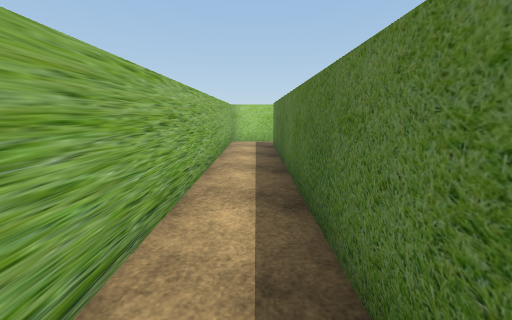
View 1 (above)

24 first-person views from a walk through a scene from a Unity 3-D project. The camera is 1.4 m above the floor, tilts 10° down and sees 90° across. The floor is counted in squares, 1 m on a side. Each view is taken from the middle of a square. On the plan, view 1 faces up. The plan holds only what a view shows up to about 13 squares ahead; the rest is blank. The place goes on beyond the plan. The player is left out. Some surface patterns are stand-ins.

View 2
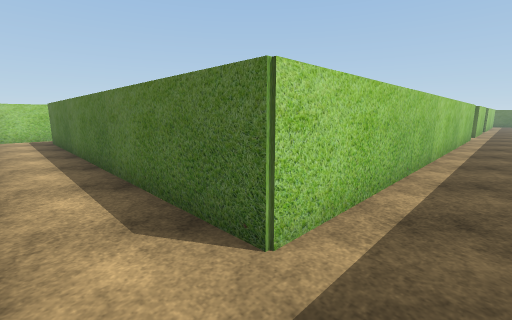

View 3
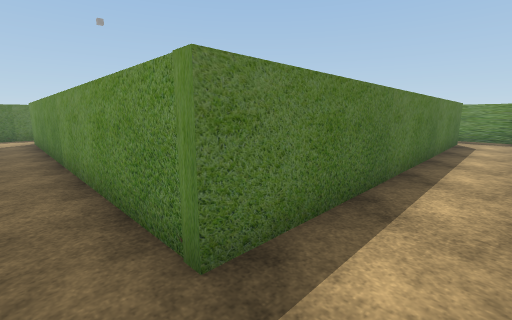

View 4
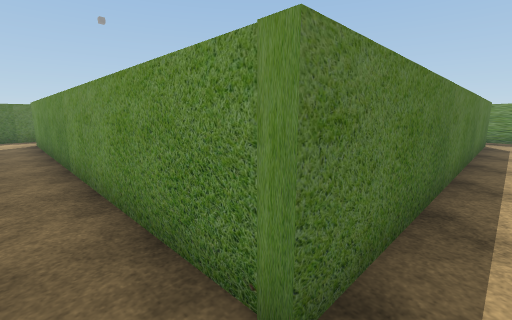

View 5
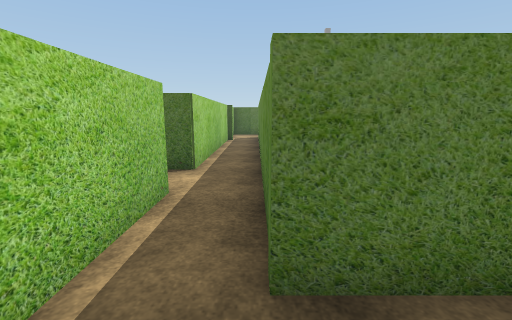

View 6
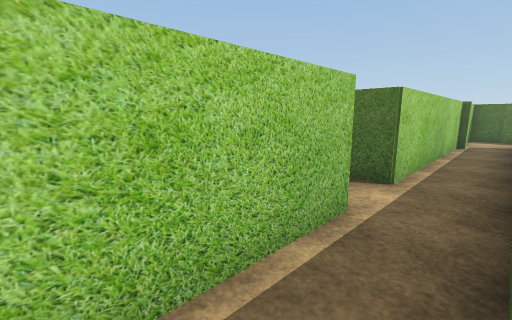

View 7
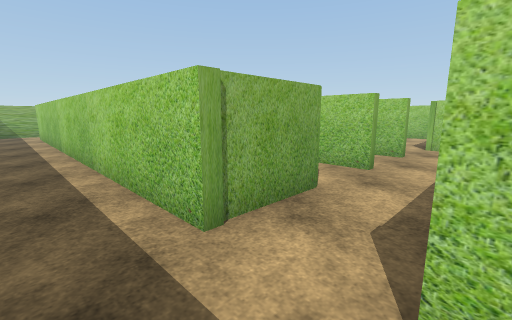

View 8
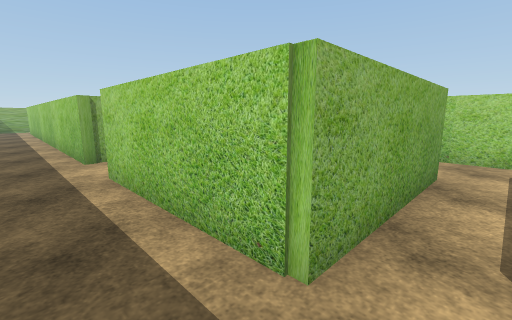

View 9
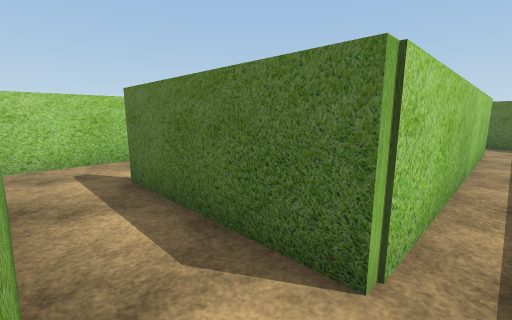

View 10
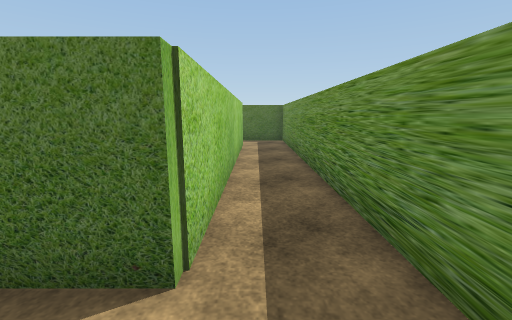

View 11
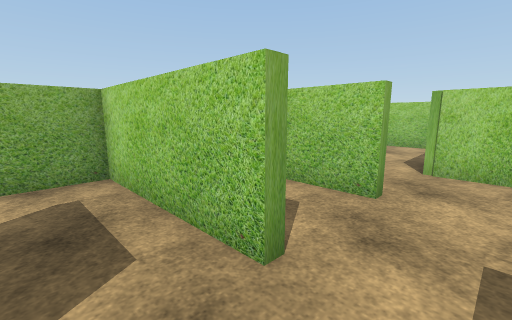

View 12
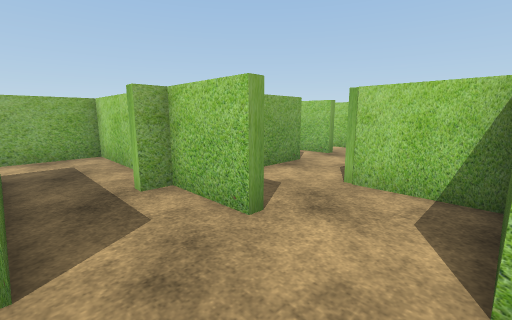

View 13
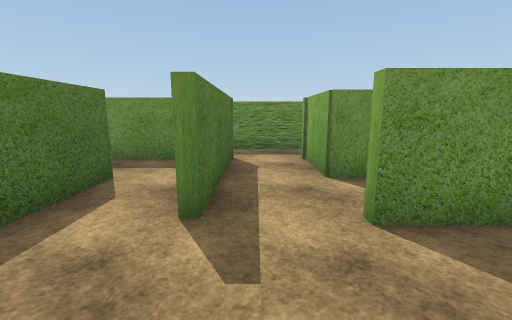

View 14
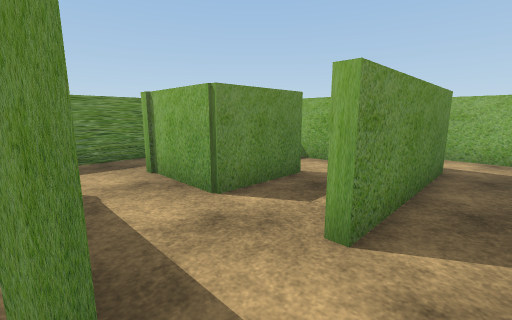

View 15
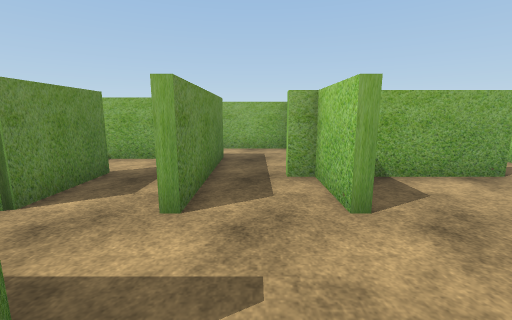

View 16
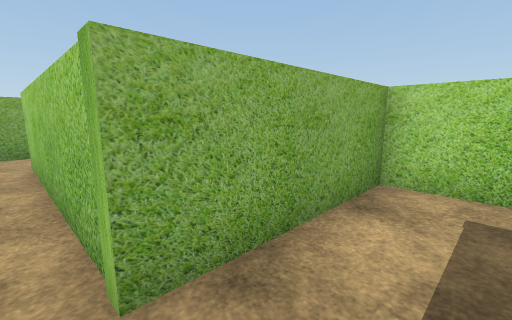

View 17
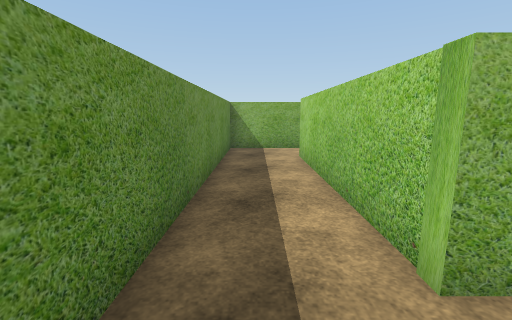

View 18
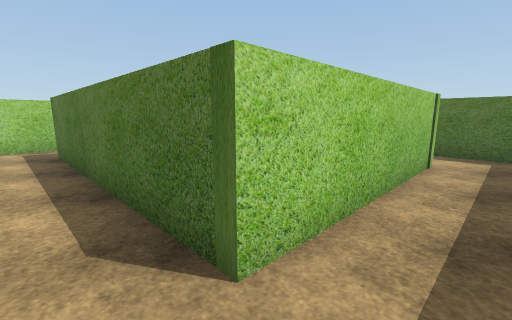

View 19
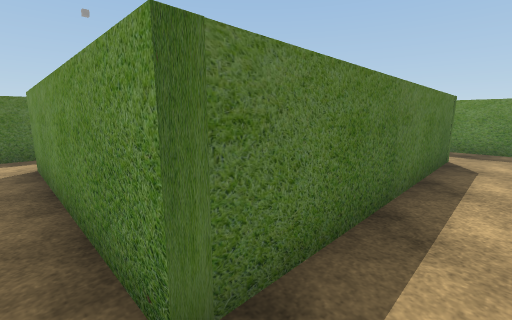

View 20
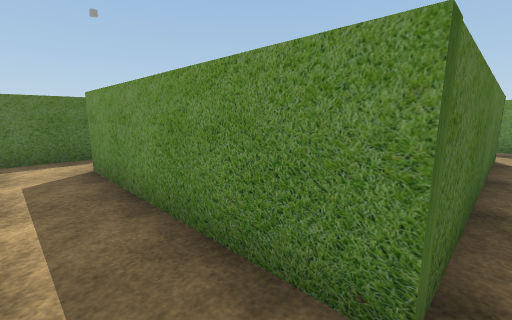

View 21
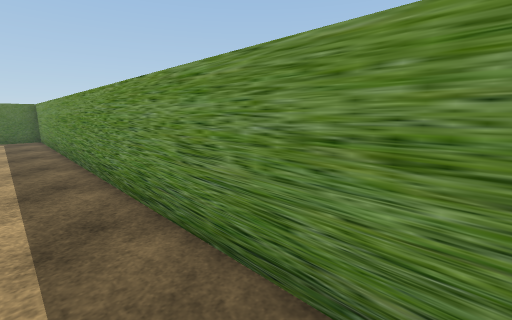

View 22
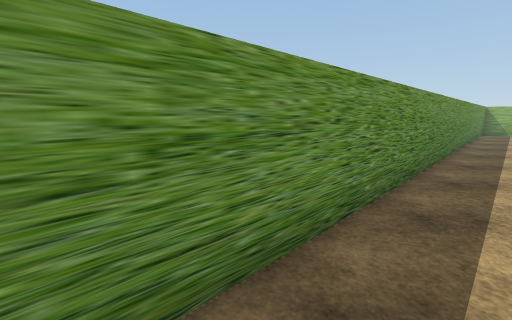

View 23
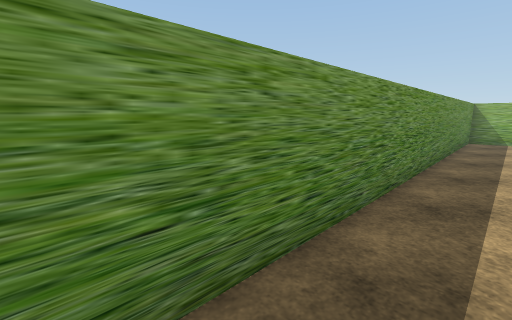

View 24
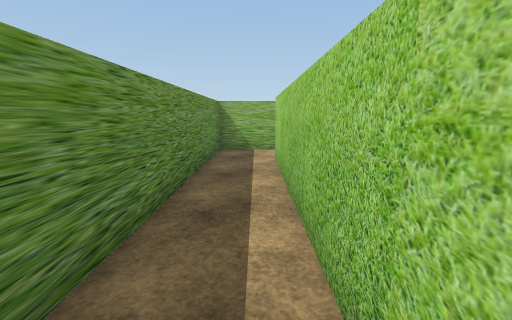

### Floor plan
Points are (right, up) in squares from view 1. A wall is a line through its corners. A room is listed if a view was taken in it or the views show most of it. See-through windows are left out.
Room 1 (views 1, 2, 3, 4, 5, 6, 7, 8, 9, 10, 11, 12, 14, 21, 22, 23, 24)
walls: (14.8, 0.4) (17.5, 0.4) (17.5, -2.4) (0.8, -2.4) (0.8, 11.9) (15.2, 11.9); (15.6, 2.9) (17.5, 2.9) (17.5, 2.6) (12.8, 2.6) (12.8, -1.1); (17.5, 5.8) (17.5, 5.4) (15.3, 5.4) (15.3, 4.7); (25, 2.8) (25, -2.4) (19.8, -2.4) (19.8, 2.8); (17.6, 11.9) (17.6, 13.1); (13.5, 13.6) (5.5, 13.6); (17.1, 13.6) (14.2, 13.6); (27.8, 5.4) (24.5, 5.4); (-1.3, -2.1) (-1.3, -4.5) (39.2, -4.5) (39.2, -2.2); (3.6, 13.6) (-1, 13.6); (-1.3, 12.9) (-1.3, 1.1); (37, -2.4) (26.9, -2.4) (26.9, 2.8)
ways out: opening at (18.5, 6) to room 2; opening at (20, 3.5) to room 3; opening at (15, 4) to room 4; opening at (4.5, 14); opening at (14, 0); opening at (16.5, 12); opening at (25, 3.5); opening at (27, 3.5); opening at (38, -3)
Room 2 (view 13)
walls: (20.1, 8) (17.5, 8); (15.3, 7.6) (15.3, 6.6)
low walls: (20.1, 5.2) (20.1, 8)
ways out: opening at (18.5, 6) to room 1; opening at (16.5, 8.5)
Room 3 (view 15)
walls: (22.2, 0.4) (22.2, 3)
ways out: opening at (20, 3.5) to room 1; opening at (21, 1.5) to room 6
Room 4 (views 16, 17, 18)
walls: (12.4, -1.1) (12.4, 0.9); (12.4, 2.9) (15.6, 2.9); (13.1, 5.4) (10.2, 5.4) (10.2, 0.5) (3.3, 0.5) (3.3, 1.5); (15.3, 4.7) (14.9, 4.7); (1.1, 0.9) (1.1, -2.1) (11.1, -2.1)
ways out: opening at (15, 4) to room 1; opening at (2, 2) to room 5
Room 5 (views 19, 20)
walls: (3.6, 11.6) (1.9, 11.6); (12.4, 8.9) (12.4, 11.1); (3.3, 1.5) (3.3, 9.4) (10.4, 9.4)
ways out: opening at (2, 2) to room 4
Room 6 (no view inside)
walls: (21.5, -2.1) (22.4, -2.1)
ways out: opening at (21, 1.5) to room 3; opening at (22, -0.5)

Positions as (right, up) in squares from view 1, and headings:
1: (0, 0), facing up
2: (-1, -4), facing up-right
3: (-1, 13), facing down-right
4: (0, 13), facing down-right
5: (-1, 12), facing right
6: (0, 12), facing up-right
7: (20, -4), facing up-left
8: (26, -4), facing up-left
9: (25, -3), facing up-right
10: (25, -3), facing right
11: (19, 1), facing up-left
12: (20, 3), facing up-left
13: (19, 6), facing down
14: (20, 4), facing down-left
15: (21, 4), facing left
16: (12, 0), facing up-left
17: (12, -1), facing left
18: (2, -1), facing up-right
19: (2, 10), facing down-right
20: (3, 11), facing down-right
21: (22, -3), facing down-right
22: (22, -3), facing down-left
23: (15, -3), facing down-left
24: (9, -3), facing left
